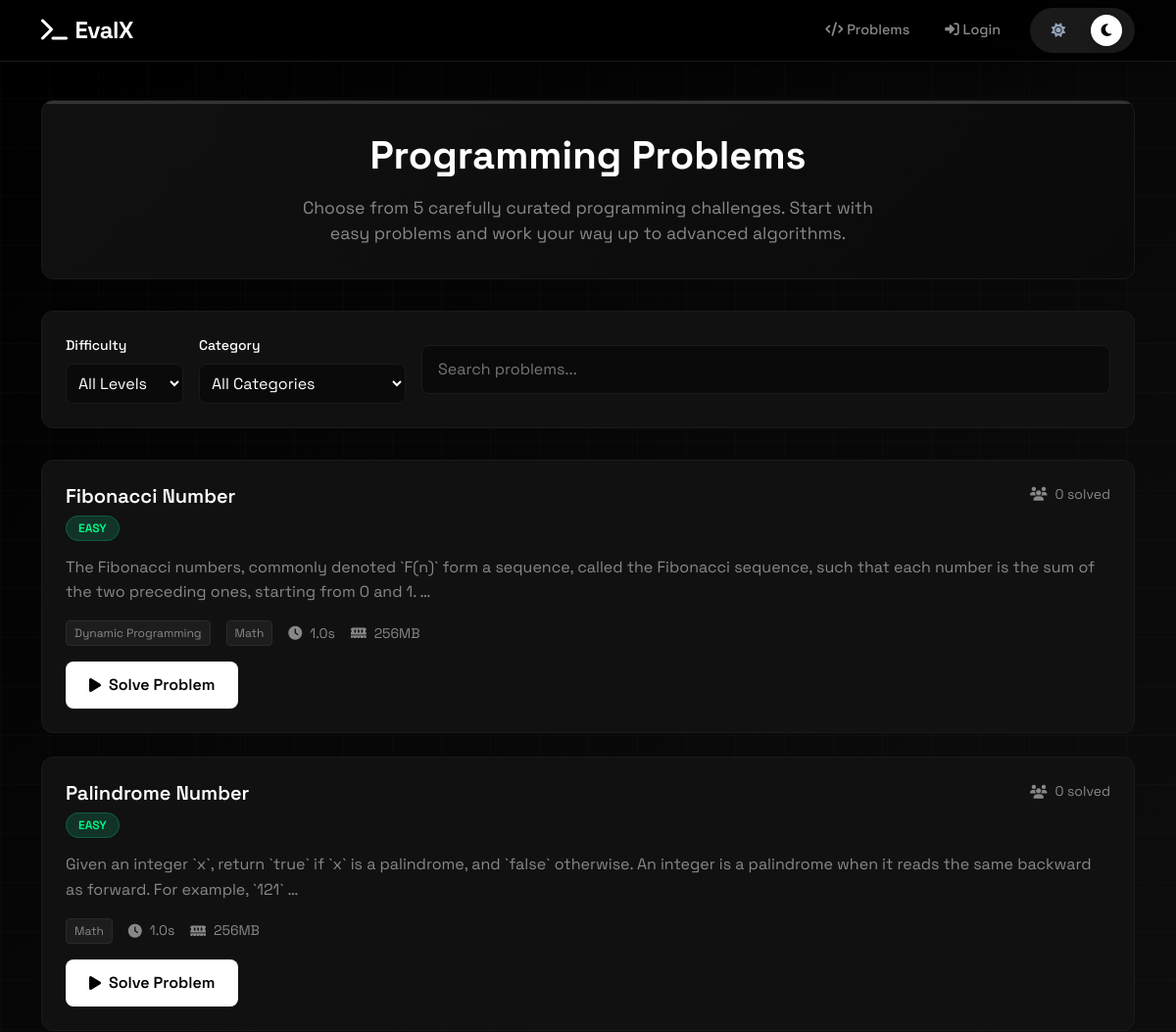
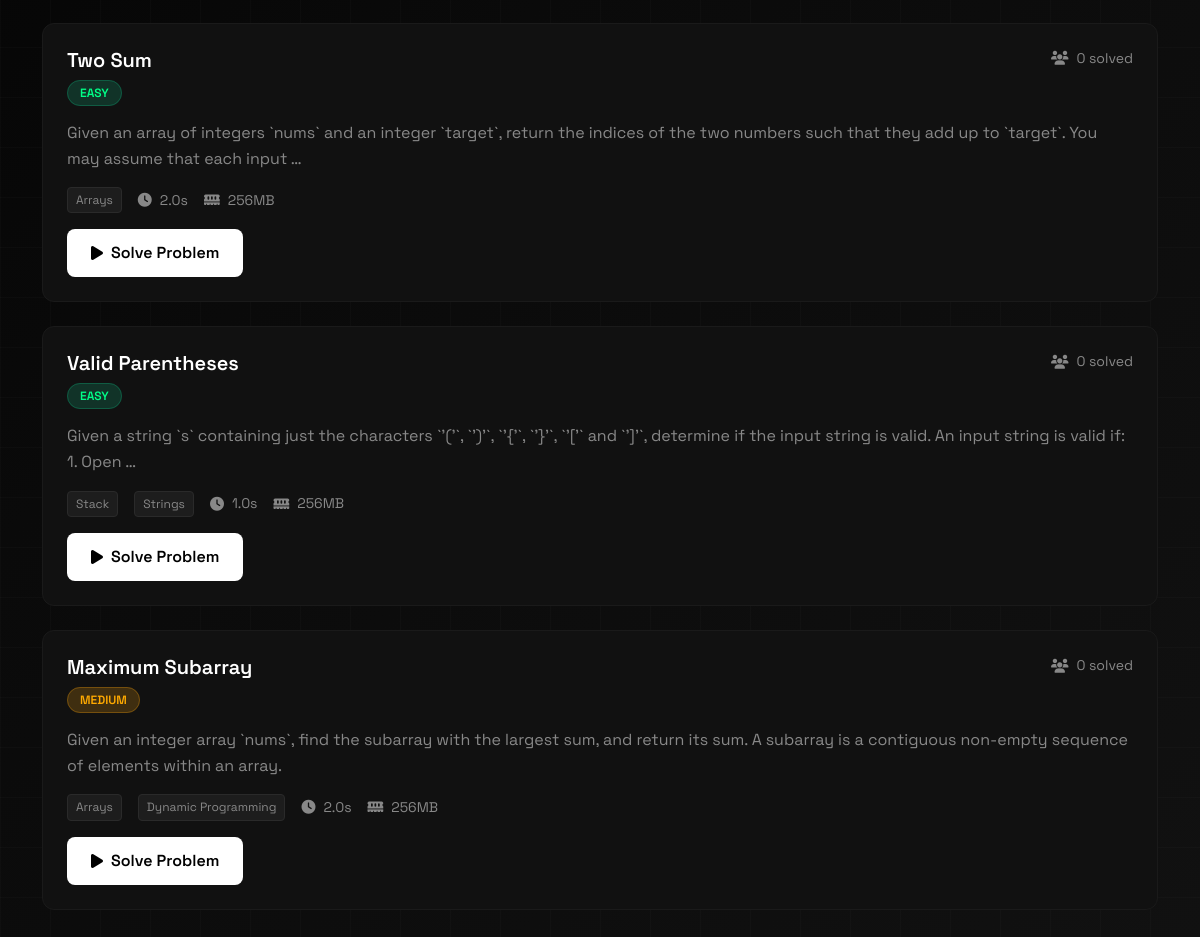
The app's page /problems/ with its own data (2 pictures, top to bottom).
### problems/models.py (models this page shows, shortened)
class Problem(models.Model):
    class Difficulty(models.TextChoices):
        EASY = 'easy', 'Easy'
        MEDIUM = 'medium', 'Medium'
        HARD = 'hard', 'Hard'
    title = models.CharField(max_length=200)
    slug = models.SlugField(max_length=200, unique=True, blank=True)
    description = models.TextField(help_text="Problem statement in Markdown")
    input_format = models.TextField(blank=True, help_text="Description of input format")
    output_format = models.TextField(blank=True, help_text="Description of output format")
    constraints = models.TextField(blank=True, help_text="Problem constraints")
    difficulty = models.CharField(
        max_length=10,
        choices=Difficulty.choices,
        default=Difficulty.EASY
    )
    tags = models.ManyToManyField(Tag, blank=True, related_name='problems')
    time_limit = models.FloatField(default=2.0, help_text="Time limit in seconds")
    memory_limit = models.IntegerField(default=256, help_text="Memory limit in MB")
    solve_count = models.PositiveIntegerField(default=0)
    attempt_count = models.PositiveIntegerField(default=0)
    created_at = models.DateTimeField(auto_now_add=True)
    updated_at = models.DateTimeField(auto_now=True)
    is_active = models.BooleanField(default=True)
    class Meta:
        ordering = ['difficulty', 'title']
    @property
    def acceptance_rate(self):
        if self.attempt_count == 0:
            return 0
        return round((self.solve_count / self.attempt_count) * 100, 1)

class Tag(models.Model):
    name = models.CharField(max_length=50, unique=True)
    slug = models.SlugField(max_length=50, unique=True, blank=True)
    class Meta:
        ordering = ['name']

### problems/views.py (the view, shortened to what this page needs)
# urls.py: path('', ProblemListView.as_view(), name='problem_list'),
class ProblemListView(ListView):
    model = Problem
    template_name = 'problems/problem_list.html'
    context_object_name = 'problems'
    paginate_by = 10
    def get_queryset(self):
        queryset = Problem.objects.filter(is_active=True).prefetch_related('tags')
        difficulty = self.request.GET.get('difficulty')
        if difficulty and difficulty in ['easy', 'medium', 'hard']:
            queryset = queryset.filter(difficulty=difficulty)
        tag_slug = self.request.GET.get('tag')
        if tag_slug:
            queryset = queryset.filter(tags__slug=tag_slug)
        status = self.request.GET.get('status')
        search = self.request.GET.get('search')
        if search:
            queryset = queryset.filter(
                Q(title__icontains=search) | Q(description__icontains=search)
            )
        return queryset
    def get_context_data(self, **kwargs):
        context = super().get_context_data(**kwargs)
        context['tags'] = Tag.objects.all()
        context['current_difficulty'] = self.request.GET.get('difficulty', '')
        context['current_tag'] = self.request.GET.get('tag', '')
        context['current_status'] = self.request.GET.get('status', '')
        context['search_query'] = self.request.GET.get('search', '')
        if self.request.user.is_authenticated:
            user_submissions = Submission.objects.filter(user=self.request.user)
            context['solved_problem_ids'] = set(
                user_submissions.filter(status=SubmissionStatus.ACCEPTED)
                .values_list('problem_id', flat=True).distinct()
            )
            context['attempted_problem_ids'] = set(
                user_submissions.values_list('problem_id', flat=True).distinct()
            )
        else:
            context['solved_problem_ids'] = set()
            context['attempted_problem_ids'] = set()
        return context

### problems/templates/problems/problem_list.html (shortened to what this page needs)
{% extends 'home/base.html' %}
{% block content %}
<div class="problems-container">
    <div class="container">
        <div class="page-header">
            <h1 class="page-title">Programming Problems</h1>
            <p class="page-subtitle">
                Choose from {{ page_obj.paginator.count }} carefully curated programming challenges.
                Start with easy problems and work your way up to advanced algorithms.
            </p>
        </div>
        <div class="filters-section">
            <form method="get" class="filters-row">
                <div class="filter-group">
                    <label class="filter-label">Difficulty</label>
                    <select class="filter-select" name="difficulty" onchange="this.form.submit()">
                        <option value="">All Levels</option>
                    </select>
                </div>
                <div class="filter-group">
                    <label class="filter-label">Category</label>
                    <select class="filter-select" name="tag" onchange="this.form.submit()">
                        <option value="">All Categories</option>
                    </select>
                </div>
                <div class="search-box">
                    <input type="text" class="search-input" name="search" placeholder="Search problems..." value="{{ search_query }}">
                </div>
            </form>
        </div>
        <div class="problems-grid">
            {% for problem in problems %}
                <div class="problem-card {% if problem.id in solved_problem_ids %}solved{% elif problem.id in attempted_problem_ids %}attempted{% endif %}">
                    <div class="problem-header">
                        <div>
                            <h3 class="problem-title">
                                <a href="{% url 'problems:problem_detail' problem.slug %}">{{ problem.title }}</a>
                            </h3>
                            <span class="difficulty-badge difficulty-{{ problem.difficulty }}">{{ problem.get_difficulty_display }}</span>
                        </div>
                        <div style="text-align: right;">
                            <div class="meta-item">
                                <i class="fas fa-users"></i>
                                <span>{{ problem.solve_count }} solved</span>
                            </div>
                        </div>
                    </div>
                    <p class="problem-description">{{ problem.description|truncatewords:30 }}</p>
                    <div class="problem-meta">
                        {% for tag in problem.tags.all %}
                            <span class="tag-badge">{{ tag.name }}</span>
                        {% endfor %}
                        <div class="meta-item">
                            <i class="fas fa-clock"></i>
                            <span>{{ problem.time_limit }}s</span>
                        </div>
                        <div class="meta-item">
                            <i class="fas fa-memory"></i>
                            <span>{{ problem.memory_limit }}MB</span>
                        </div>
                    </div>
                    <div class="problem-actions">
                        <a href="{% url 'problems:problem_detail' problem.slug %}" class="btn-solve">
                            <i class="fas fa-play"></i>
                            Solve Problem
                        </a>
                    </div>
                </div>
            {% empty %}
                <div class="empty-state">
                    <i class="fas fa-search"></i>
                    <h3>No problems found</h3>
                    <p>Try adjusting your filters or search query.</p>
                </div>
            {% endfor %}
        </div>
    </div>
</div>
{% endblock %}

### home/templates/home/base.html (style rules this page uses)
:root, [data-theme="dark"] { --primary-color: #ffffff; --secondary-color: #e0e0e0; --accent-color: #ffffff; --success-color: #00ff88; --warning-color: #ffaa00; --danger-color: #ff4757; --bg-primary: #000000; --bg-secondary: #0a0a0a; --bg-card: #111111; --bg-surface: #0a0a0a; --border-color: #1a1a1a; --border-light: #2a2a2a; --text-primary: #ffffff; --text-secondary: #888888; --text-muted: #666666; --hover-bg: #1a1a1a; --gradient-bg: linear-gradient(135deg, #000000 0%, #0a0a0a 50%, #111111 100%); --gradient-card: linear-gradient(145deg, #111111 0%, #0a0a0a 100%); --navbar-bg: rgba(0, 0, 0, 0.85); --navbar-border: #1a1a1a; --btn-primary-bg: #ffffff; --btn-primary-text: #000000; --btn-primary-hover: #e0e0e0; --grid-color: rgba(255, 255, 255, 0.02); --shadow: 0 4px 24px rgba(0, 0, 0, 0.5); --shadow-hover: 0 4px 20px rgba(255, 255, 255, 0.1); --border-radius: 12px; }
* { margin: 0; padding: 0; box-sizing: border-box; }
body { font-family: 'Space Grotesk', sans-serif; background: var(--gradient-bg); background-attachment: fixed; color: var(--text-primary); min-height: 100vh; position: relative; transition: background 0.3s ease, color 0.3s ease; }
body::before { content: ''; position: fixed; top: 0; left: 0; width: 100%; height: 100%; background-image: linear-gradient(var(--grid-color) 1px, transparent 1px), linear-gradient(90deg, var(--grid-color) 1px, transparent 1px); background-size: 50px 50px; pointer-events: none; z-index: 0; }
a { color: var(--text-secondary); text-decoration: none; transition: all 0.2s ease; }
[data-theme="dark"] { --dark-bg: var(--bg-primary); --dark-surface: var(--bg-surface); --dark-card: var(--bg-card); --dark-border: var(--border-color); --dark-border-light: var(--border-light); --dark-text: var(--text-primary); --dark-text-secondary: var(--text-secondary); --dark-hover: var(--hover-bg); }

### records on screen
Problem: title "Fibonacci Number", difficulty "EASY", solve_count "0", description "The Fibonacci numbers, commonly denoted `F(n)` form a sequence, called the Fibonacci sequence, such that each number is the sum of the two preceding ones, starting from 0 and 1. …", time_limit "1.0", memory_limit "256"
Tag: name "Dynamic Programming"
Tag: name "Math"
Problem: title "Palindrome Number", difficulty "EASY", solve_count "0", description "Given an integer `x`, return `true` if `x` is a palindrome, and `false` otherwise. An integer is a palindrome when it reads the same backward as forward. For example, `121` …", time_limit "1.0", memory_limit "256"
Problem: title "Two Sum", difficulty "EASY", solve_count "0", description "Given an array of integers `nums` and an integer `target`, return the indices of the two numbers such that they add up to `target`. You may assume that each input …", time_limit "2.0", memory_limit "256"
Tag: name "Arrays"
Problem: title "Valid Parentheses", difficulty "EASY", solve_count "0", description "Given a string `s` containing just the characters `'('`, `')'`, `'{'`, `'}'`, `'['` and `']'`, determine if the input string is valid. An input string is valid if: 1. Open …", time_limit "1.0", memory_limit "256"
Tag: name "Stack"
Tag: name "Strings"
Problem: title "Maximum Subarray", difficulty "MEDIUM", solve_count "0", description "Given an integer array `nums`, find the subarray with the largest sum, and return its sum. A subarray is a contiguous non-empty sequence of elements within an array.", time_limit "2.0", memory_limit "256"

### other values on screen
{{ page_obj.paginator.count }} "5"
